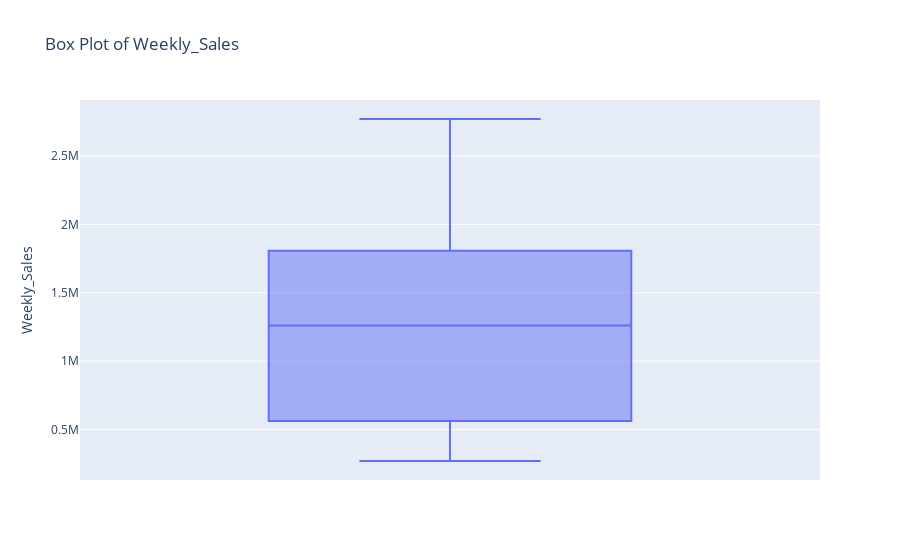
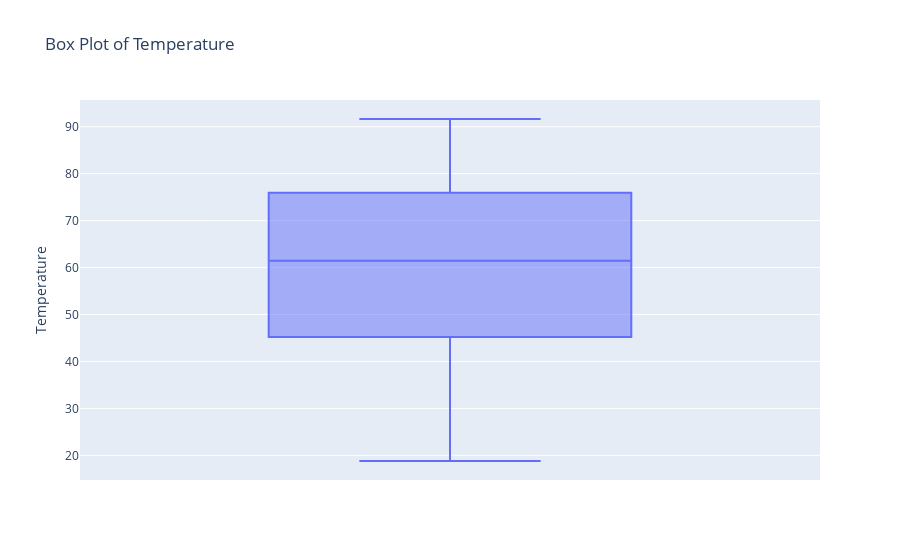
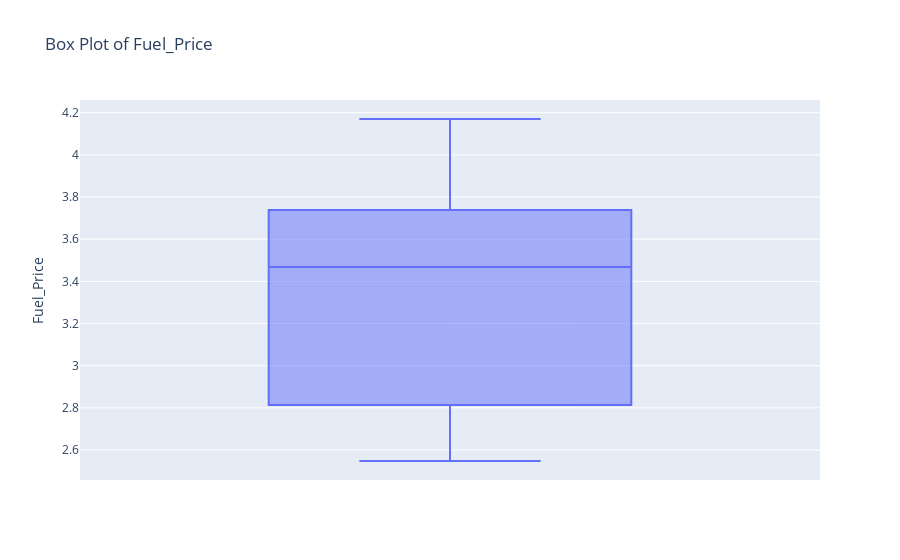
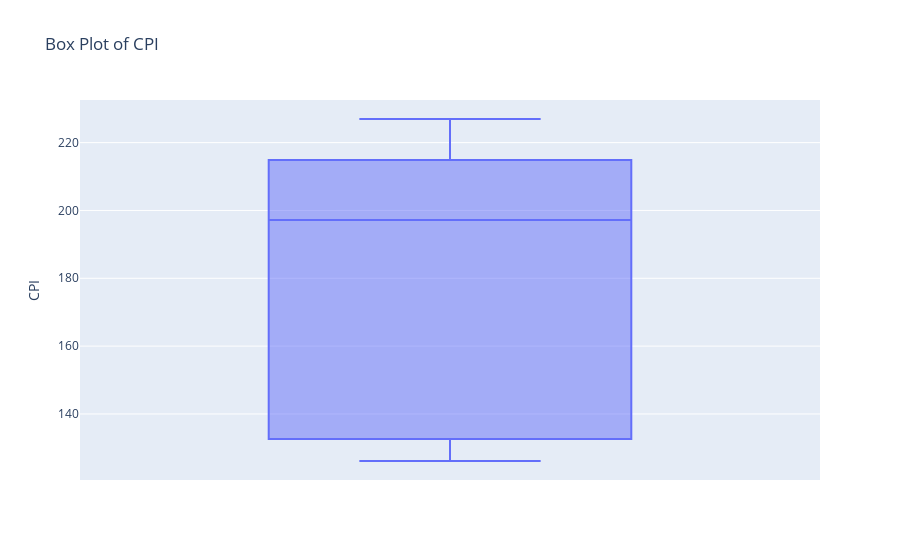

The cell these charts' notebook holds for them, in order:
### Code cell
# Sanity check des figures en box plot après suppressions des outliers.

for column in num_features:
    fig = px.box(dataset, y=column, title=f'Box Plot of {column}')
    fig.update_layout(title=f'Box Plot of {column}',
                      yaxis_title=column,
                      xaxis_title=' ')
    fig.show()

### Figure 1 — Plotly figure (JSON) as saved in the notebook; plotly's stock layout.template omitted (floating-point values rounded to 4 significant figures)
{"data": [{"alignmentgroup": "True", "hovertemplate": "Weekly_Sales=%{y}<extra></extra>", "legendgroup": "", "marker": {"color": "#636efa"}, "name": "", "notched": false, "offsetgroup": "", "orientation": "v", "showlegend": false, "type": "box", "x0": " ", "xaxis": "x", "y": [1572000.0, 1808000.0, 1644000.0, 695400.0, 2204000.0, 418900.0, 895100.0, 1030000.0, 414100.0, 1677000.0, 829200.0, 1498000.0, 1205000.0, 561100.0, 290900.0, 1074079, 1427000.0, 1405000.0, 919900.0, 435400.0, 757700.0, 563500.0, 1267000.0, 365200.0, 2008000.0, 311900.0, 961200.0, 630000.0, 1642000.0, 1862000.0, 268900.0, 1549000.0, 1624000.0, 485100.0, 2035000.0, 1917000.0, 1879000.0, 1806000.0, 1847000.0, 888800.0, 2021000.0, 1990000.0, 313400.0, 2771000.0, 1714000.0, 1166000.0, 461600.0, 2461000.0, 1449000.0, 1973000.0, 570600.0, 1539000.0, 519800.0, 1570000.0, 607500.0, 1758000.0, 432000.0, 2046000.0, 1798000.0, 485400.0, 1954000.0, 1494000.0, 2018000.0, 364100.0, 1087000.0, 2303000.0, 419500.0, 1366000.0, 994800.0, 1800000.0, 1757000.0, 457300.0, 513100.0, 836700.0, 275100.0, 597900.0, 398800.0, 614300.0, 1970000.0, 1048000.0, 2026000.0, 2036000.0, 2067000.0, 1832000.0, 1639000.0, 532700.0, 397000.0, 424500.0, 2249000.0, 1255000.0], "y0": " ", "yaxis": "y"}], "layout": {"boxmode": "group", "legend": {"tracegroupgap": 0}, "title": {"text": "Box Plot of Weekly_Sales"}, "xaxis": {"anchor": "y", "domain": [0, 1], "title": {"text": " "}}, "yaxis": {"anchor": "x", "domain": [0, 1], "title": {"text": "Weekly_Sales"}}}}

### Figure 2 — Plotly figure (JSON) as saved in the notebook; plotly's stock layout.template omitted (floating-point values rounded to 4 significant figures)
{"data": [{"alignmentgroup": "True", "hovertemplate": "Temperature=%{y}<extra></extra>", "legendgroup": "", "marker": {"color": "#636efa"}, "name": "", "notched": false, "offsetgroup": "", "orientation": "v", "showlegend": false, "type": "box", "x0": " ", "xaxis": "x", "y": [59.61, 42.38, 78.89, 69.8, 39.93, 60.12, 82.92, 52.02, 36.61, 64.74, 60.07, 68.91, 21.33, 38.26, 77.38, 50.97, 39.07, 50.76, 44.82, 43.95, 45.22, 18.79, 33.26, 80.19, 81.85, 60.71, 50.43, 57.6, 38.51, 54.63, 82.46, 66.25, 91.65, 48.29, 61.11, 59.69, 41.76, 86.87, 63.6, 74.92, 36.85, 57.62, 69.17, 36.44, 43.43, 73.67, 45.71, 36.78, 85.22, 75.17, 47.42, 62.25, 49.96, 52.77, 79.97, 44.69, 75.19, 39.79, 76.42, 78.51, 78.47, 74.78, 78.82, 83.52, 69.75, 42.4, 82.7, 72.83, 33.34, 28.85, 69.9, 39.3, 82.99, 75.32, 89.42, 57.84, 63.91, 61.79, 75.95, 73.25, 52.5, 82.84, 84.59, 88.44, 74.24, 50.6, 78.53, 73.44, 72.62, 55.2], "y0": " ", "yaxis": "y"}], "layout": {"boxmode": "group", "legend": {"tracegroupgap": 0}, "title": {"text": "Box Plot of Temperature"}, "xaxis": {"anchor": "y", "domain": [0, 1], "title": {"text": " "}}, "yaxis": {"anchor": "x", "domain": [0, 1], "title": {"text": "Temperature"}}}}

### Figure 3 — Plotly figure (JSON) as saved in the notebook; plotly's stock layout.template omitted (floating-point values rounded to 4 significant figures)
{"data": [{"alignmentgroup": "True", "hovertemplate": "Fuel_Price=%{y}<extra></extra>", "legendgroup": "", "marker": {"color": "#636efa"}, "name": "", "notched": false, "offsetgroup": "", "orientation": "v", "showlegend": false, "type": "box", "x0": " ", "xaxis": "x", "y": [3.045, 3.435, 2.759, 4.069, 3.617, 3.555, 3.554, 2.878, 3.767, 3.734, 2.853, 2.78, 2.788, 2.725, 3.899, 4.029, 2.963, 4.124, 3.797, 3.828, 2.915, 3.103, 3.789, 3.467, 3.57, 3.297, 4.023, 3.485, 2.548, 3.555, 2.64, 2.958, 3.684, 3.75, 3.788, 2.728, 3.625, 3.666, 3.648, 2.619, 3.695, 3.882, 3.594, 3.149, 3.287, 2.792, 2.572, 2.817, 2.619, 2.808, 4.021, 3.308, 2.771, 3.51, 3.972, 2.976, 3.688, 3.739, 3.786, 2.642, 3.76, 2.854, 2.814, 2.637, 3.815, 2.86, 3.346, 2.932, 2.548, 3.179, 2.735, 3.936, 2.637, 2.582, 3.682, 3.596, 3.308, 2.711, 3.606, 3.84, 3.529, 3.627, 3.469, 3.112, 3.807, 3.804, 2.705, 3.594, 2.78, 4.17], "y0": " ", "yaxis": "y"}], "layout": {"boxmode": "group", "legend": {"tracegroupgap": 0}, "title": {"text": "Box Plot of Fuel_Price"}, "xaxis": {"anchor": "y", "domain": [0, 1], "title": {"text": " "}}, "yaxis": {"anchor": "x", "domain": [0, 1], "title": {"text": "Fuel_Price"}}}}

### Figure 4 — Plotly figure (JSON) as saved in the notebook; plotly's stock layout.template omitted (floating-point values rounded to 4 significant figures)
{"data": [{"alignmentgroup": "True", "hovertemplate": "CPI=%{y}<extra></extra>", "legendgroup": "", "marker": {"color": "#636efa"}, "name": "", "notched": false, "offsetgroup": "", "orientation": "v", "showlegend": false, "type": "box", "x0": " ", "xaxis": "x", "y": [214.8, 128.6, 212.4, 134.9, 213.0, 224.1, 219.1, 132.8, 192.8, 221.2, 126.2, 211.9, 131.5, 189.7, 216.5, 138.9, 131.9, 138.0, 131.1, 192.8, 126.6, 196.9, 134.0, 219.7, 129.1, 218.6, 138.0, 194.4, 211.2, 220.3, 211.9, 132.5, 215.5, 197.4, 131.0, 211.7, 185.0, 130.7, 129.5, 214.9, 189.8, 130.6, 224.0, 129.9, 127.2, 132.6, 214.4, 126.8, 211.6, 204.6, 137.6, 218.2, 215.4, 223.9, 135.9, 211.1, 225.2, 213.5, 215.2, 214.7, 186.1, 210.3, 126.1, 214.8, 135.4, 126.8, 225.3, 132.6, 214.6, 204.6, 215.1, 197.7, 215.0, 214.9, 216.0, 198.1, 221.6, 189.5, 129.2, 138.2, 130.8, 129.2, 129.1, 126.1, 217.0, 197.6, 214.5, 227.0, 182.4, 137.9], "y0": " ", "yaxis": "y"}], "layout": {"boxmode": "group", "legend": {"tracegroupgap": 0}, "title": {"text": "Box Plot of CPI"}, "xaxis": {"anchor": "y", "domain": [0, 1], "title": {"text": " "}}, "yaxis": {"anchor": "x", "domain": [0, 1], "title": {"text": "CPI"}}}}
